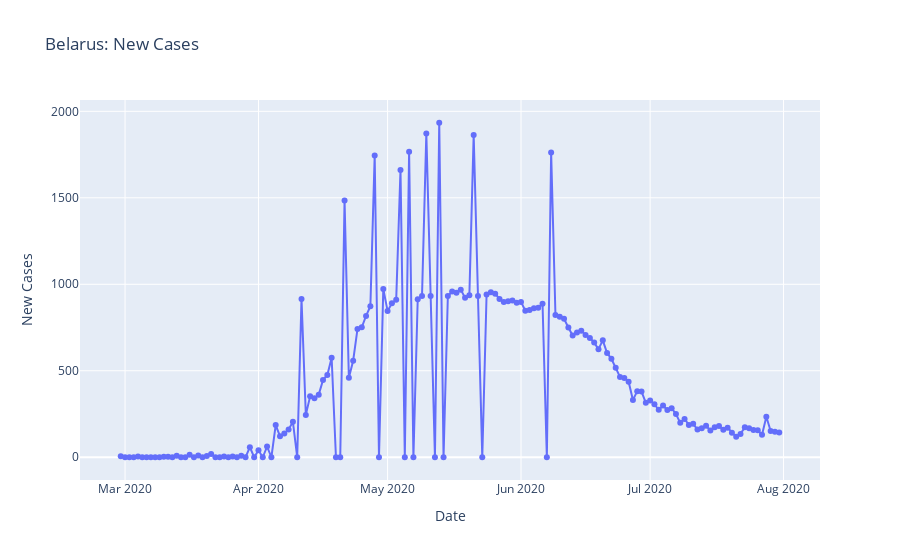

The cell this chart's notebook holds for it:
### Code cell
fig = px.line(belarus, "Date_reported","New_cases", title = "Belarus: New Cases",
             labels = {"Date_reported":"Date", "New_cases": "New Cases"})
fig.update_traces(mode = "markers+lines")
fig.update_layout(hovermode = "y unified")

fig.show()

### Figure 1 — Plotly figure (JSON) as saved in the notebook; plotly's stock layout.template omitted (floating-point values rounded to 4 significant figures; data arrays with more than 128 entries replaced by an {"elided": "..."} marker saying what was removed)
{"data": [{"hovertemplate": "Date=%{x}<br>New Cases=%{y}<extra></extra>", "legendgroup": "", "line": {"color": "#636efa", "dash": "solid"}, "marker": {"symbol": "circle"}, "mode": "markers+lines", "name": "", "orientation": "v", "showlegend": false, "type": "scatter", "x": {"elided": "154 str values"}, "xaxis": "x", "y": {"elided": "154 int values"}, "yaxis": "y"}], "layout": {"hovermode": "y unified", "legend": {"tracegroupgap": 0}, "title": {"text": "Belarus: New Cases"}, "xaxis": {"anchor": "y", "domain": [0, 1], "title": {"text": "Date"}}, "yaxis": {"anchor": "x", "domain": [0, 1], "title": {"text": "New Cases"}}}}
